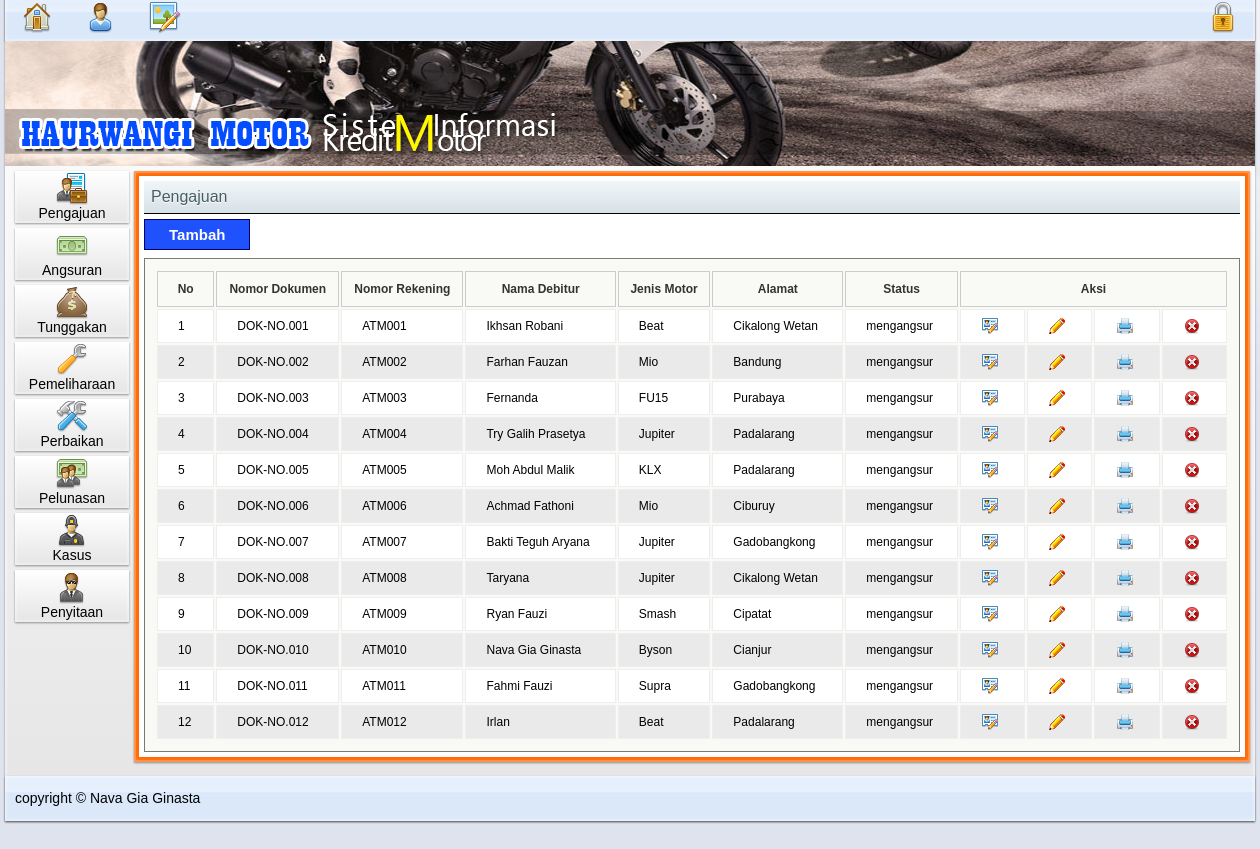
Page /media.php?module=pengajuan (signed in) on the committed database.
### tables this page shows
CREATE TABLE IF NOT EXISTS `debitur` (
  `debitur_no_rekening` varchar(25) NOT NULL,
  `debitur_nama` varchar(40) NOT NULL,
  `debitur_alamat` varchar(100) NOT NULL,
  `debitur_tgllahir` varchar(10) NOT NULL,
  `debitur_noktp` varchar(20) NOT NULL,
  `debitur_jk` varchar(10) NOT NULL,
  `debitur_pekerjaan` varchar(20) NOT NULL,
  `debitur_penghasilan` varchar(10) NOT NULL,
  `debitur_penghasilan2` varchar(10) NOT NULL,
  `penjamin_no_penjamin` varchar(10) NOT NULL,
  PRIMARY KEY (`debitur_no_rekening`)
);

CREATE TABLE IF NOT EXISTS `akad` (
  `akad_no_dokumen` varchar(10) NOT NULL,
  `akad_tgl` varchar(10) NOT NULL,
  `debitur_no_rekening` varchar(25) NOT NULL,
  `penjamin_no_penjamin` varchar(10) NOT NULL,
  `akad_tenor` varchar(5) NOT NULL,
  `akad_merk_motor` varchar(20) NOT NULL,
  `akad_jenis_motor` varchar(10) NOT NULL,
  `akad_harga` varchar(10) NOT NULL,
  `akad_no_rangka` varchar(10) NOT NULL,
  `akad_no_mesin` varchar(10) NOT NULL,
  `akad_angsuran` varchar(6) NOT NULL,
  `akad_status` varchar(10) NOT NULL,
  PRIMARY KEY (`akad_no_dokumen`)
);

### module/pengajuan/pengajuan.php (the view, shortened to what this page needs)
<?php
switch ($_GET[act]){
default:
echo "<div id='title'>Pengajuan</div>
<input type='button' class='button' value='Tambah' onclick=\"window.location.href='?module=pengajuan&act=tambah-pengajuan';\" />
<div style='height:8px;'></div>
<table class='gtable sortable'>
<thead>
  <tr>
	<th>No</th>
	<th>Nomor Dokumen</th>
	<th>Nomor Rekening</th>
	<th>Nama Debitur</th>
	<th>Jenis Motor</th>
	<th>Alamat</th>
	<th>Status</th>
	<th colspan='4'>Aksi</th>
  </tr></thead>";
  $no = 1;
$tampil = mysql_query("SELECT
						akad.akad_no_dokumen AS akad_no_dokumen,
						debitur.debitur_nama AS debitur_nama,
						debitur.debitur_alamat AS debitur_alamat,
						debitur.debitur_no_rekening AS debitur_no_rekening,
						penjamin.penjamin_no_penjamin AS penjamin_no_penjamin,
						aplikasi.aplikasi_no_aplikasi AS aplikasi_no_aplikasi,
						akad.akad_status AS akad_status,
						akad.akad_jenis_motor AS akad_jenis_motor,
						akad.akad_tgl AS akad_tgl
						FROM
						debitur
						INNER JOIN penjamin ON penjamin.penjamin_no_penjamin = debitur.penjamin_no_penjamin
						INNER JOIN aplikasi ON debitur.debitur_no_rekening = aplikasi.debitur_no_rekening
						INNER JOIN akad ON debitur.debitur_no_rekening = akad.debitur_no_rekening");
while($d=mysql_fetch_array($tampil))
{
	echo"<tr>
			 <td>$no</td>
			 <td>$d[akad_no_dokumen]</td>
			 <td>$d[debitur_no_rekening]</td>
			 <td>$d[debitur_nama]</td>
			 <td>$d[akad_jenis_motor]</td>
			 <td>$d[debitur_alamat]</td>
			 <td>$d[akad_status]</td>";
				if($d[akad_status]=="ditolak") { ?>
					<td align='center'>
							<a href="javascript:void(alert('Tidak Bisa diakses, Karena status Debitur ditolak'))">
							<img src='assets/images/penggunaDataL.png' title='Penyerahan' /></a>
					<?php } else {
			echo "<td align='center'>
							<a href='?module=pengajuan&act=penyerahan&no_dok=$d[akad_no_dokumen]'>
							<img src='assets/images/penggunaDataL.png' title='Penyerahan' /></a>"; 			}
			echo" </td>
			 <td align='center'>
							<a href='?module=pengajuan&act=edit-pengajuan&no_dok=$d[akad_no_dokumen]'>
							<img src='assets/images/edit.png' title='Edit' /></a></td>
			<td align='center'>
							<a href='module/pengajuan/print.php?no_dok=$d[akad_no_dokumen]' target='_blank'>
							<img src='assets/images/print.png' title='Cetak' /></a></td>
			 <td align='center'>"; ?>
	<a href="module/pengajuan/pengajuan_hapus.php?no_rek=<?php echo $d['debitur_no_rekening'] ?>&no_pen=<?php echo $d['penjamin_no_penjamin']; ?>" onclick="return confirm('Apakah anda akan Menghapus Pengajuan?');"><img src='assets/images/hapus.png'></a></td>
		<?php echo"</tr>";
$no++;
}
echo"</table>";
break;
}
?>

### media.php (shortened to what this page needs)
<?php
if($_SESSION[login]==0){
  header('location:logout.php');
}
else{
if (empty($_SESSION['username']) AND empty($_SESSION['passuser']) AND $_SESSION['login']==0){
  echo "<script language='javascript'>alert('Silahkan Login');
				document.location='index.php'</script>";
}
else{
?>
<!DOCTYPE html PUBLIC "-//W3C//DTD XHTML 1.0 Transitional//EN" "http://www.w3.org/TR/xhtml1/DTD/xhtml1-transitional.dtd">
<html xmlns="http://www.w3.org/1999/xhtml"><head>
</head>
<body>
<div id="container">
<div id="menubar">
	<ul class="menu">
    	<li><span><a href="?module=home"><img src="assets/images/beranda.png" style="margin:6px"  title="Home" /></a></span></li>
    	<li><span><a href="?module=users"><img src="assets/images/pengguna.png" style="margin:6px"  title="Setting Akun"/></a></span></li>
    	<li><span><a href="?module=background"><img src="assets/images/penggunaLogBg.png" style="margin:6px" title="Setting Background"/></a></span></li>
    </ul>
    <ul class="menu" style="float:right;">
    	<li><span><a href="logout.php" onClick="return confirm('Apakah anda akan Keluar?');"><img src="assets/images/keluar.png" style="margin:6px"  title="Logout" /></a></span></li>
    </ul>
</div>
<div id="wrap_header"><img src="assets/images/header_.PNG" /></div>
	<div id="wrap">
   		 <div id="left-content">
    		<div id="main">
    		<div id="list-content">
            	<div align="center"><img src="assets/images/pengajuan.png" />
                <br /><a href="?module=pengajuan">Pengajuan</a></div>
              </div>
    		<div id="list-content">
            	<div align="center"><a href="#"><img src="assets/images/angsuran.png" /><br />Angsuran</a></div>
              </div>
    		<div id="list-content">
            	<div align="center"><a href="#"><img src="assets/images/tunggakan.png" /><br />Tunggakan</a></div>
              </div>
    		<div id="list-content">
            	<div align="center"><a href="#"><img src="assets/images/pemeliharaan.png"  /><br />Pemeliharaan</a></div>
              </div>
    		<div id="list-content">
            	<div align="center"><a href="#"><img src="assets/images/perbaikan.png"/><br />Perbaikan</a></div>
              </div>
    		<div id="list-content">
            	<div align="center"><a href="#"><img src="assets/images/pelunasan.png" /><br />Pelunasan</a></div>
              </div>
    		<div id="list-content">
            	<div align="center"><a href="#"><img src="assets/images/polisi.png" /><br />Kasus</a></div>
              </div>
    		<div id="list-content">
            	<div align="center"><a href="#"><img src="assets/images/penyitaan.png" /><br />Penyitaan</a></div>
              </div>
    		</div>
         </div>
        <div id="center-content">
        	<div id="main">
            	<div id="content">
           	<?php include "content.php";?>
               </div>
             </div>
         </div>
   </div>
  <br />
<div id="menubar" >
	<ul class="menu">
    	<li><span><a href="https://www.facebook.com/Nava10webmaster" target="_blank">copyright &copy; Nava Gia Ginasta </a></span>		</li>
    </ul>
</div>
</div>
</body>
</html>
<?php
}
}
?>

### content.php (shortened to what this page needs)
<?php
if($_GET['module']=='home') {
	echo"<div id='title'>Home</div>
		<div id='content'>Selamat Datang di Sistem Informasi Kredit Motor <b>Haurwangi Motor</b>.</br></div>";
}
elseif($_GET['module']=='pengajuan'){
	include "module/pengajuan/pengajuan.php";
}
elseif($_GET['module']=='background'){
	include "module/background/background.php";
}
elseif($_GET['module']=='users'){
  if ($_SESSION['leveluser']=='admin' OR $_SESSION[leveluser]=='user'){
	include "module/users/users.php";
}
}
?>

### rows in the picture
debitur: akad.akad_no_dokumen "DOK-NO.001", debitur_no_rekening "ATM001", debitur_nama "Ikhsan Robani", akad.akad_jenis_motor "Beat", debitur_alamat "Cikalong Wetan", akad.akad_status "mengangsur"
debitur: akad.akad_no_dokumen "DOK-NO.002", debitur_no_rekening "ATM002", debitur_nama "Farhan Fauzan", akad.akad_jenis_motor "Mio", debitur_alamat "Bandung", akad.akad_status "mengangsur"
debitur: akad.akad_no_dokumen "DOK-NO.003", debitur_no_rekening "ATM003", debitur_nama "Fernanda", akad.akad_jenis_motor "FU15", debitur_alamat "Purabaya", akad.akad_status "mengangsur"
debitur: akad.akad_no_dokumen "DOK-NO.004", debitur_no_rekening "ATM004", debitur_nama "Try Galih Prasetya", akad.akad_jenis_motor "Jupiter", debitur_alamat "Padalarang", akad.akad_status "mengangsur"
debitur: akad.akad_no_dokumen "DOK-NO.005", debitur_no_rekening "ATM005", debitur_nama "Moh Abdul Malik", akad.akad_jenis_motor "KLX", debitur_alamat "Padalarang", akad.akad_status "mengangsur"
debitur: akad.akad_no_dokumen "DOK-NO.006", debitur_no_rekening "ATM006", debitur_nama "Achmad Fathoni", akad.akad_jenis_motor "Mio", debitur_alamat "Ciburuy", akad.akad_status "mengangsur"
debitur: akad.akad_no_dokumen "DOK-NO.007", debitur_no_rekening "ATM007", debitur_nama "Bakti Teguh Aryana", akad.akad_jenis_motor "Jupiter", debitur_alamat "Gadobangkong", akad.akad_status "mengangsur"
debitur: akad.akad_no_dokumen "DOK-NO.008", debitur_no_rekening "ATM008", debitur_nama "Taryana", akad.akad_jenis_motor "Jupiter", debitur_alamat "Cikalong Wetan", akad.akad_status "mengangsur"
debitur: akad.akad_no_dokumen "DOK-NO.009", debitur_no_rekening "ATM009", debitur_nama "Ryan Fauzi", akad.akad_jenis_motor "Smash", debitur_alamat "Cipatat", akad.akad_status "mengangsur"
debitur: akad.akad_no_dokumen "DOK-NO.010", debitur_no_rekening "ATM010", debitur_nama "Nava Gia Ginasta", akad.akad_jenis_motor "Byson", debitur_alamat "Cianjur", akad.akad_status "mengangsur"
debitur: akad.akad_no_dokumen "DOK-NO.011", debitur_no_rekening "ATM011", debitur_nama "Fahmi Fauzi", akad.akad_jenis_motor "Supra", debitur_alamat "Gadobangkong", akad.akad_status "mengangsur"
debitur: akad.akad_no_dokumen "DOK-NO.012", debitur_no_rekening "ATM012", debitur_nama "Irlan", akad.akad_jenis_motor "Beat", debitur_alamat "Padalarang", akad.akad_status "mengangsur"
